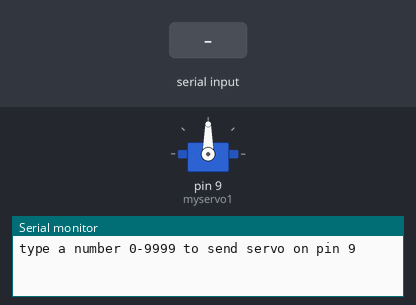
This sketch was run on a simulated Arduino Uno, built with avr-gcc and run on an emulated ATmega328P. On the bench: servo, the last lines printed to the serial monitor. The test bench sets the inputs (shaded band).

Above: at 1.2 s.
1.3 s: "90,45\n" received over Serial
At 2.5 s:
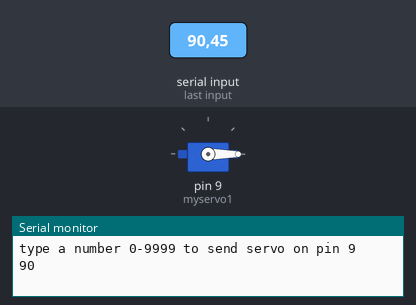
Timing chart, 0 to 4.3 s (numbered marks = the images above; inputs shaded):
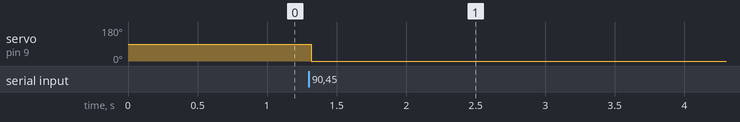

The sketch:

servoserial.ino
```cpp
#include <Servo.h>
String readString;
Servo myservo1;  // create servo object to control a servo

void setup() {
  Serial.begin(57600);
  myservo1.attach(9);  //the pin for the servo control
  Serial.println("type a number 0-9999 to send servo on pin 9");
}

void loop() {

  while (Serial.available()) {
    delay(3);  //delay to allow buffer to fill
    if (Serial.available() >0) {
      char c = Serial.read();  //gets one byte from serial buffer
      if (c == char(13) || c == char(10)) {
        int val = readString.toInt();
        Serial.println(val); //see what was received
        myservo1.writeMicroseconds(val); // could also use myservo1.writeMicroseconds()
        readString = "";
      }
      else readString += c; //makes the string readString
    }
  }
}
```

Measured:
- after the input at 1.3 s, servo on pin 9 (myservo1): 90° → 0° at once
